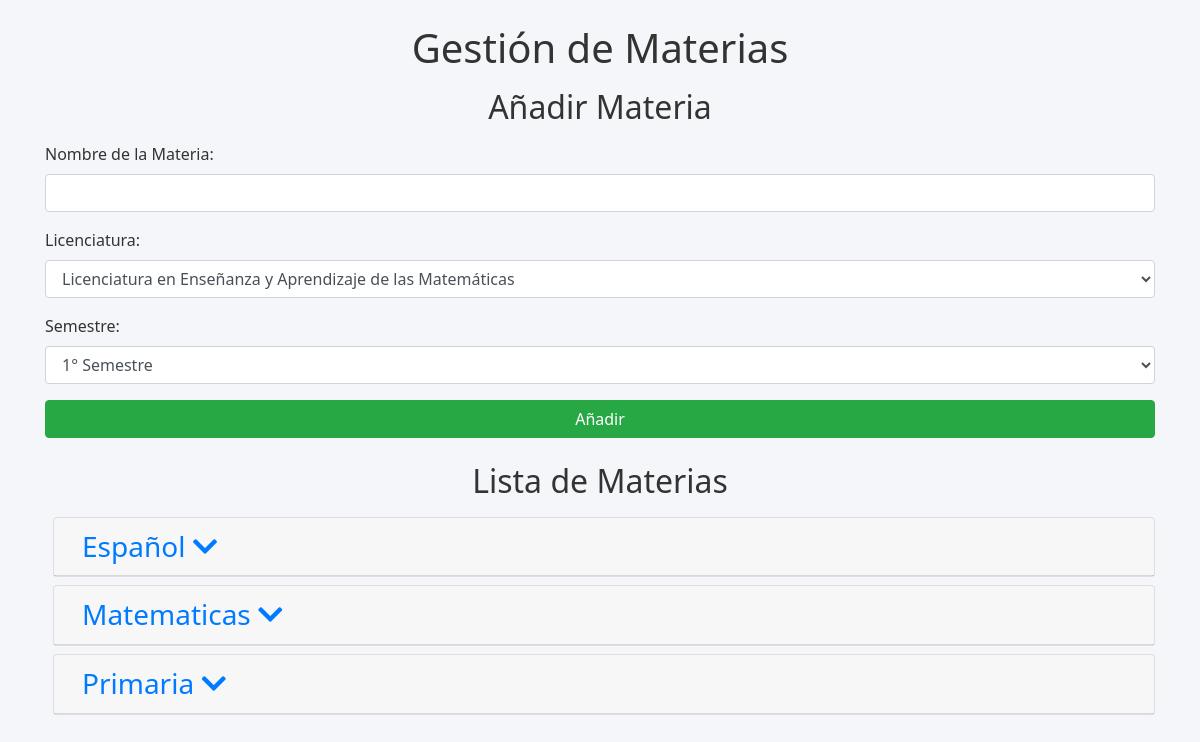
Page /materias (signed in) on the committed database.
### tables this page shows
CREATE TABLE materias (
            id INTEGER PRIMARY KEY AUTOINCREMENT,
            nombre TEXT NOT NULL,
            licenciatura TEXT NOT NULL,
            semestre INTEGER NOT NULL
        );

### app.py (the view)
@app.route('/materias')
def gestion_materias():
    user_id = session.get('user_id')
    if not user_id:
        return redirect(url_for('index'))
    conn = get_db_connection()
    query = '''
        SELECT m.*, c.calificacion
        FROM materias m
        LEFT JOIN calificaciones c ON m.id = c.materia AND c.user_id = ?
        ORDER BY m.licenciatura, m.semestre, m.nombre
    '''
    materias = conn.execute(query, (user_id,)).fetchall()
    conn.close()
    materias_por_licenciatura = {}
    for materia in materias:
        licenciatura = materia["licenciatura"]
        semestre = materia["semestre"]
        if licenciatura not in materias_por_licenciatura:
            materias_por_licenciatura[licenciatura] = {}
        if semestre not in materias_por_licenciatura[licenciatura]:
            materias_por_licenciatura[licenciatura][semestre] = []
        materias_por_licenciatura[licenciatura][semestre].append(dict(materia))
    return render_template('materias.html', materias=materias_por_licenciatura)

### app.py (called while the page is built)
def get_db_connection():
    if 'db' not in g:
        g.db = sqlite3.connect('database.db')
        g.db.row_factory = sqlite3.Row
        g.db.execute('PRAGMA journal_mode = WAL')
    return g.db

@app.teardown_appcontext
def close_db_connection(exception):
    db = g.pop('db', None)
    if db is not None:
        db.close()

### templates/materias.html (shortened to what this page needs)
<!DOCTYPE html>
<html lang="es">
<head>
    <link rel="stylesheet" href="https://maxcdn.bootstrapcdn.com/bootstrap/4.5.2/css/bootstrap.min.css">
    <link rel="stylesheet" href="https://cdnjs.cloudflare.com/ajax/libs/font-awesome/5.15.4/css/all.min.css">
    <link rel="stylesheet" href="{{ url_for('static', filename='css/parametros.css') }}">
</head>
<body>
<div class="container mt-4">
    <h1 class="text-center">Gestión de Materias</h1>
    <h2>Añadir Materia</h2>
    <form action="{{ url_for('add_materia') }}" method="post" class="mb-4">
        <div class="form-group">
            <label for="nombre">Nombre de la Materia:</label>
            <input type="text" id="nombre" name="nombre" class="form-control" required>
        </div>
        <div class="form-group">
            <label for="licenciatura">Licenciatura:</label>
            <select id="licenciatura" name="licenciatura" class="form-control" required>
                <option value="Matematicas">Licenciatura en Enseñanza y Aprendizaje de las Matemáticas</option>
            </select>
        </div>
        <div class="form-group">
            <label for="semestre">Semestre:</label>
            <select id="semestre" name="semestre" class="form-control" required>
                <option value="1">1° Semestre</option>
            </select>
        </div>
        <button type="submit" class="btn btn-success btn-block">Añadir</button>
    </form>
    <h2 class="mt-4">Lista de Materias</h2>
    <div id="materias-por-licenciatura" class="lista-materias">
        {% for licenciatura, materias_por_semestre in materias.items() %}
        <div class="card mb-2">
            <div class="card-header">
                <h3 class="mb-0">
                    <a class="collapsed" data-toggle="collapse"
                       href="#{{ licenciatura | replace(' ', '_') }}">
                        {{ licenciatura }} <span class="fas fa-chevron-down"></span>
                    </a>
                </h3>
            </div>
        </div>
        {% endfor %}
    </div>
</div>
</body>
</html>

### static/css/parametros.css (style rules this page uses)
* { box-sizing: border-box; margin: 0; padding: 0; }
body { font-family: 'Segoe UI', sans-serif; background-color: #f4f6f9; color: #333; }
h1, h2, h3, h4 { margin-bottom: 1rem; text-align: center; }
.lista-materias { text-align: left; padding-left: 0.5rem; }
.lista-materias .card-header h3, .lista-materias .card-header h4 { text-align: left; margin-left: 0.5rem; }

### rows in the picture
materias: licenciatura "Español"
materias: licenciatura "Matematicas"
materias: licenciatura "Primaria"
